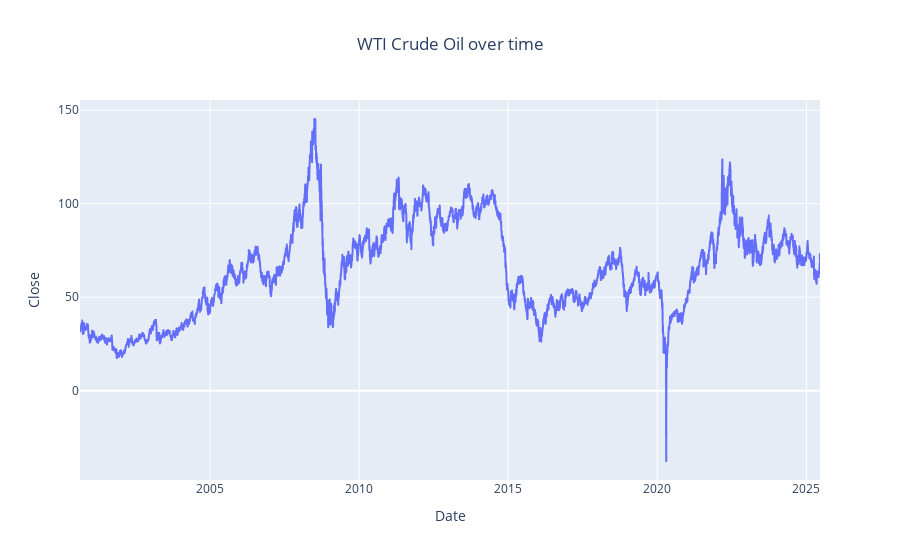

Notebook code for this chart:
### Code cell
# Dynamic visualisation
fig = px.line(crude_oil,
              x=crude_oil.index,
              y="Close",
              title='WTI Crude Oil over time')
fig.update_layout(title_x=0.5)  # This will center the title horizontally

fig.show()

### Figure 1 — Plotly figure (JSON) as saved in the notebook; plotly's stock layout.template omitted (floating-point values rounded to 4 significant figures; data arrays with more than 128 entries replaced by an {"elided": "..."} marker saying what was removed)
{"data": [{"hovertemplate": "Date=%{x}<br>Close=%{y}<extra></extra>", "legendgroup": "", "line": {"color": "#636efa", "dash": "solid"}, "marker": {"symbol": "circle"}, "mode": "lines", "name": "", "showlegend": false, "type": "scattergl", "x": {"elided": "6229 str values"}, "xaxis": "x", "y": {"elided": "6229 float values"}, "yaxis": "y"}], "layout": {"legend": {"tracegroupgap": 0}, "title": {"text": "WTI Crude Oil over time", "x": 0.5}, "xaxis": {"anchor": "y", "domain": [0, 1], "title": {"text": "Date"}}, "yaxis": {"anchor": "x", "domain": [0, 1], "title": {"text": "Close"}}}}
